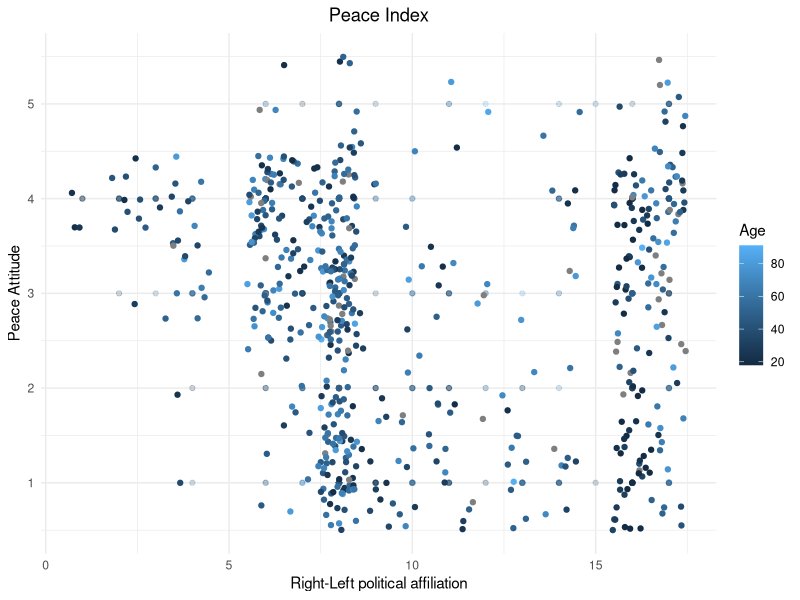

Write the R code that produced this figure.
## ---- chunk 1
## Defaults for R chunks
knitr::opts_chunk$set(echo = TRUE, ## echo = TRUE means code will show
                      warning=FALSE, ## supress warnings and messages from R
                      message=FALSE,
                      fig.path='Figs/', ## where to save figures
                      fig.height = 3, ## default figure size (can differ in each chunk)
                      fig.width = 3)

## Add any R packages you require. 
## Here are some we will use in 811:
requires <- c("tidyverse", ## tidyverse includes dplyr and ggplot2
              "magrittr",
              "foreign",
              "readstata13",
              "here")

## Install any you don't have
to_install <- c(requires %in% rownames(installed.packages()) == FALSE)
install.packages(c(requires[to_install], "NA"), repos = "https://cloud.r-project.org/" )

## Load all required R packages
library(tidyverse)
library(ggplot2); theme_set(theme_minimal())
library(magrittr)
library(here)
library(car)
library(foreign)

#Upload dataset
June06 <- read.spss("files/p0601_English.sav", to.data.frame=TRUE)
## ---- chunk 2
#missing values
June06 %<>%
  mutate(educ = ifelse(educ %in% c(6,7), NA, educ))%>%
  mutate(v19 = ifelse(v19 %in% c(5,6,7), NA, v19))%>%
  mutate(v76 = ifelse(v76 %in% c(14, 15, 16, 17), NA, v76))

#recoding direction of peace and right-left spectrum  
June06$Peace <- recode(June06$v19, '1=4; 2=3; 3=2; 4=1')
June06$RightLeft <- recode(June06$v76, '13=1;12=2;11=3;4=4;7=5;1=6;8=7;2=8;3=9;5=10;6=11;10=12;9=13')

## ---- chunk 3
d  <- June06
d %>%
  ggplot() + 
  aes(x = RightLeft, 
      y = Peace, 
      color = age,
      label = NaN) + 
  geom_point(alpha = .2) + 
  geom_jitter(aes(colour=age), width = 0.5, height=0.5)+
  geom_text(check_overlap = F, 
            size = 4)+
  labs(title="Peace Index")+
  theme(plot.title = element_text(hjust = 0.5))+
  labs(x = "Right-Left political affiliation",
       y = "Peace Attitude",
       color = "Age")
